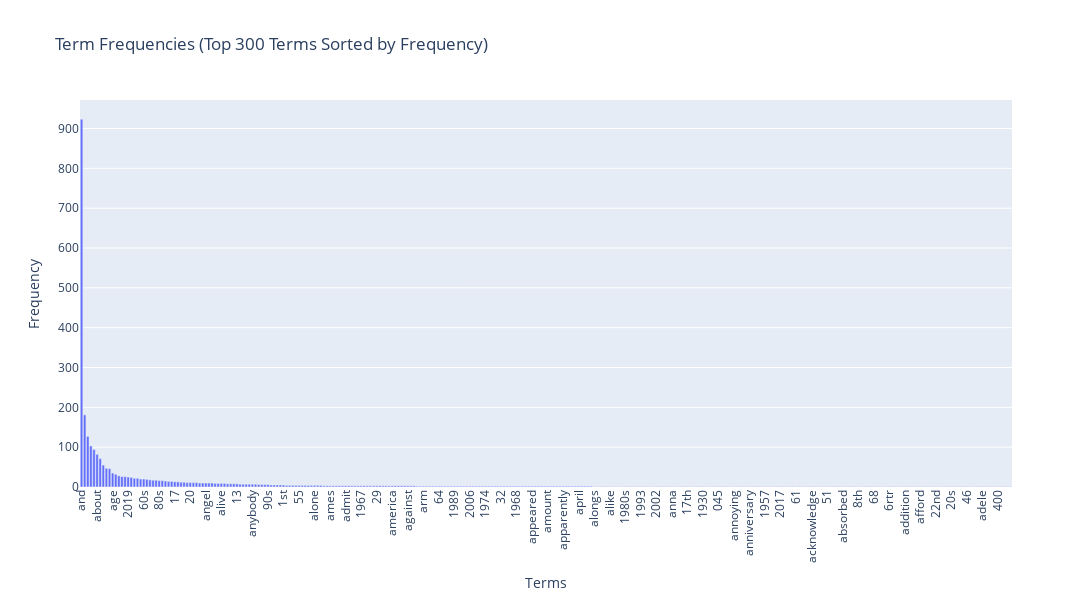

The cell this chart's notebook holds for it:
### Markdown cell above
### Exercise 14

### Code cell
import plotly.graph_objects as go

words = count_vect.get_feature_names_out()[:300]
frequencies = term_frequencies[:300]

# 對詞頻進行降序排序
sorted_indices = np.argsort(frequencies)[::-1]
sorted_words = words[sorted_indices]
sorted_frequencies = frequencies[sorted_indices]

fig = go.Figure(data=[
    go.Bar(x=sorted_words, y=sorted_frequencies)
])

# 設定圖形屬性
fig.update_layout(
    title="Term Frequencies (Top 300 Terms Sorted by Frequency)",
    xaxis_title="Terms",
    yaxis_title="Frequency",
    xaxis_tickangle=-90,
    width=1200,  # 調整圖寬
    height=600
)

fig.show()

### Figure 1 — Plotly figure (JSON) as saved in the notebook; plotly's stock layout.template omitted (floating-point values rounded to 4 significant figures; data arrays with more than 128 entries replaced by an {"elided": "..."} marker saying what was removed)
{"data": [{"type": "bar", "x": {"elided": "300 str values"}, "y": {"elided": "300 int values"}}], "layout": {"height": 600, "title": {"text": "Term Frequencies (Top 300 Terms Sorted by Frequency)"}, "width": 1200, "xaxis": {"tickangle": -90, "title": {"text": "Terms"}}, "yaxis": {"title": {"text": "Frequency"}}}}
